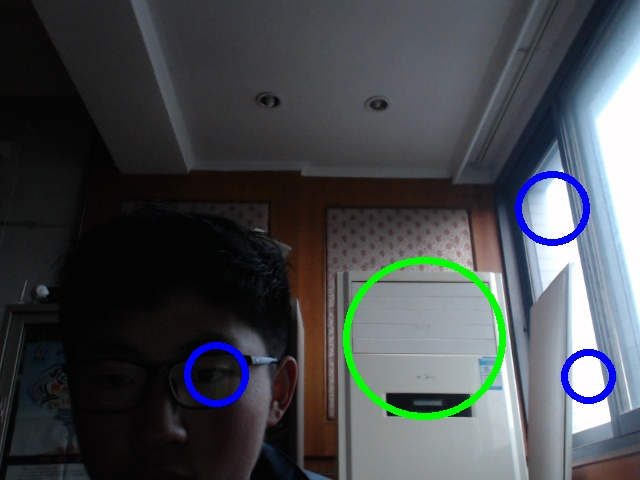
#> input picture BallDetector/src/test#1.jpg, 640 x 480 px, given in place of the camera
$ python debug.py   (Python 2 division)
#> lines starting #> are read from the running program, lines starting #| are printed output that depends on the picture; after the words box and inside, x2 and y2 are one past the last pixel; in counts of white or black regions, pixels touching at a corner belong together; long printed decimals are rounded
import cv2
import numpy as np
#import os.system as sys

import os
lower = np.array([40,0,0])
upper = np.array([85,255,255])
LowerBlue = np.array([100, 0, 0])
UpperBlue = np.array([130, 255, 255])
iBest = -1.0
try:
    cam = cv2.VideoCapture(0)
    cam2 = cv2.VideoCapture(1)
    _,frame2 = cam.read()
#> frame2 is the input picture: shape (480, 640, 3); mean B, G, R 77.4, 73.6, 69.5
    _,frame = cam2.read()
    cv2.namedWindow("splitter",cv2.WINDOW_AUTOSIZE)
except aa:
    print(aa.message)
    os._exit()
#es = cv2.getStructuringElement(cv2.MORPH_ELLIPSE, (10,10))
element = cv2.getStructuringElement(cv2.MORPH_RECT,(5,5))

HSV =  cv2.cvtColor(frame2,cv2.COLOR_BGR2HSV)
#> HSV: shape (480, 640, 3); mean H, S, V 84.3, 48.4, 82.9
#HSV = cv2.GaussianBlur(HSV, (5, 5), 0)
H,S,V = cv2.split(HSV)
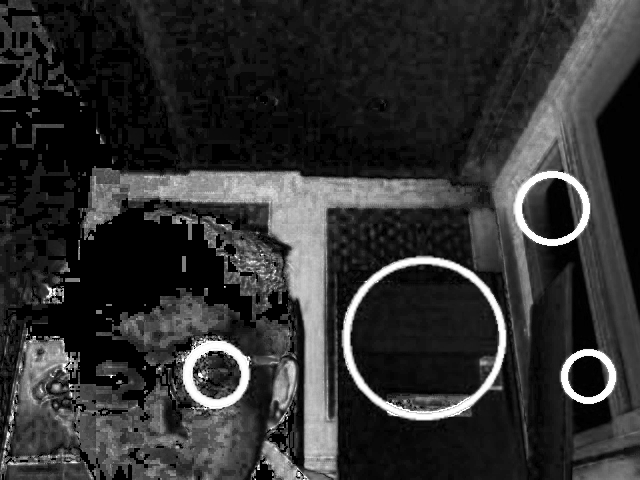
#> S: shape (480, 640); min 0, max 255, mean 48.4
mask = cv2.inRange(HSV,lower,upper)
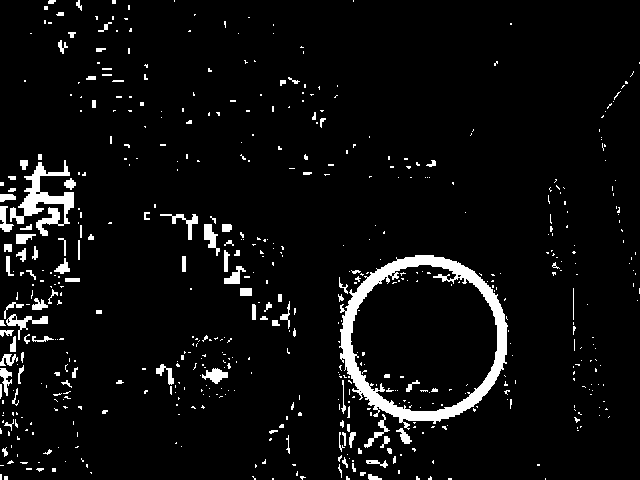
#> mask: shape (480, 640); 5.3% white; 577 white regions (466 under 20 px), largest, box (x1, y1, x2, y2) and area: (339, 255, 508, 430) 5679, (10, 160, 74, 236) 1663, (6, 314, 48, 340) 301
certain = cv2.bitwise_and(frame2,frame2,mask=mask)
#cv2.imshow("splitter",np.stack([frame,frame2,certain]))
diff = cv2.GaussianBlur(certain,(5,5),0)
diff = cv2.threshold(certain, 25, 255, cv2.THRESH_BINARY)[1]
diff = cv2.morphologyEx(diff,cv2.MORPH_OPEN,element)
diff = cv2.morphologyEx(diff,cv2.MORPH_CLOSE,element)

gray = cv2.cvtColor(frame2,cv2.COLOR_BGR2GRAY)
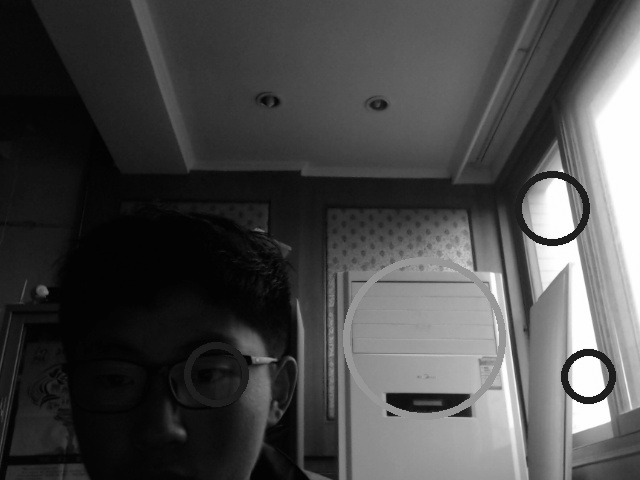
#> gray: shape (480, 640); min 1, max 255, mean 72.8
print(frame2.shape)
#| (480, 640, 3)

#circles1= cv2.HoughCircles(gray,cv2.HOUGH_GRADIENT,1,100,param1=100,param2=30,minRadius=5,maxRadius=240)
circles1 = cv2.HoughCircles(gray,cv2.HOUGH_GRADIENT,1,150,param1=100,param2=30,minRadius=15,maxRadius=150)
#> circles1 = [[475.5, 383.5, 149.4], [462.5, 167.5, 115.3], [215.5, 374.5, 32.7], [636.5, 124.5, 128.5], [639.5, 284.5, 54.2], [349.5, 272.5, 25.4]]
#circles2 = cv2.HoughCircles(diff,cv2.HOUGH_GRADIENT,1,100,param1=100,param2=30,minRadius=5,maxRadius=300)
try:
    circlesm = circles1[0,:,:]
#> circlesm has the same summary as circles1
    circlesm = np.uint16(np.around(circlesm))
#> circlesm = [[476, 384, 149], [462, 168, 115], [216, 374, 33], [636, 124, 128], [640, 284, 54], [350, 272, 25]]
    bestConf = -1
    for index,i in enumerate(circlesm[:]):
        cv2.circle(frame2,(i[0],i[1]),i[2],(255,0,0),5)
        cv2.circle(certain,(i[0],i[1]),i[2],(255,0,0),5)
        cv2.circle(diff,(i[0],i[1]),i[2],(255,0,0),5)
        print "circle:",i[0],"x",i[1],",r=",i[2]
        bx = i[0]-i[2];by = i[1]-i[2];
        ex = i[0]+i[2];ey = i[1]+i[2];
        confident = 0;
        for x in range(bx,ex):
            for y in range(by,ey):
                try:
                    for vector in diff[y,x,:]:
                        if vector >125:
                            confident = confident + 1
                except IndexError,e:
                    pass
                    #print e.message;
                    #print("W:Index read error\n")
        confident = confident*1000.0/(4.0*i[2]*i[2])
        print "confidence = ",confident
        if bestConf<confident:
            bestConf = confident
            iBest = index
#> this loop made 6 passes
#> (i, bx, by, ex, ey, confident, bestConf) on passes 1, 2, 3, 6: ([476, 384, 149], 327, 235, 625, 533, 104.6, 104.6), ([462, 168, 115], 347, 53, 577, 283, 131.7, 131.7), ([216, 374, 33], 183, 341, 249, 407, 266.8, 266.8), ([350, 272, 25], 325, 247, 375, 297, 380.4, 380.4)
#> (i, bx, by, ex, ey, confident) on passes 4 to 5: ([636, 124, 128], 508, 65532, 764, 252, 0), ([640, 284, 54], 586, 230, 694, 338, 143.9)
#| circle: 476 x 384 ,r= 149
#| confidence =  104.646
#| circle: 462 x 168 ,r= 115
#| confidence =  131.720
#| circle: 216 x 374 ,r= 33
#| confidence =  266.758
#| circle: 636 x 124 ,r= 128
#| confidence =  0.0
#| circle: 640 x 284 ,r= 54
#| confidence =  143.861
#> (further printed lines are left out)
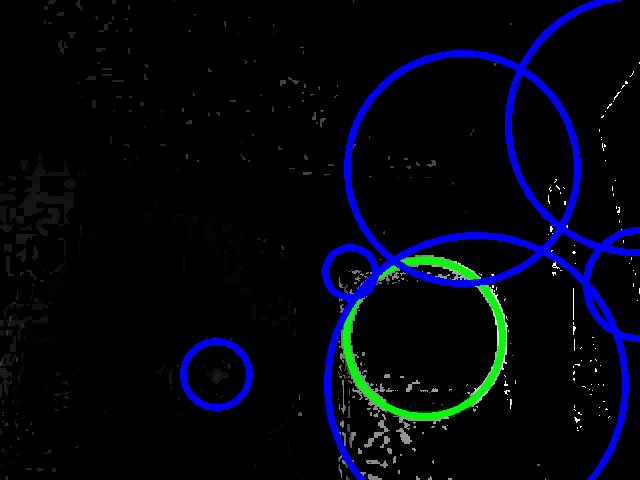
#> certain: shape (480, 640, 3); mean B, G, R 15.3, 4.9, 2.3
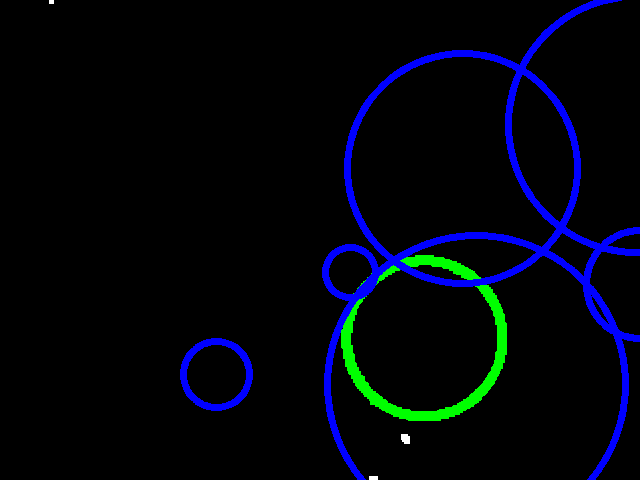
#> diff: shape (480, 640, 3); mean B, G, R 13, 3.8, 0.1
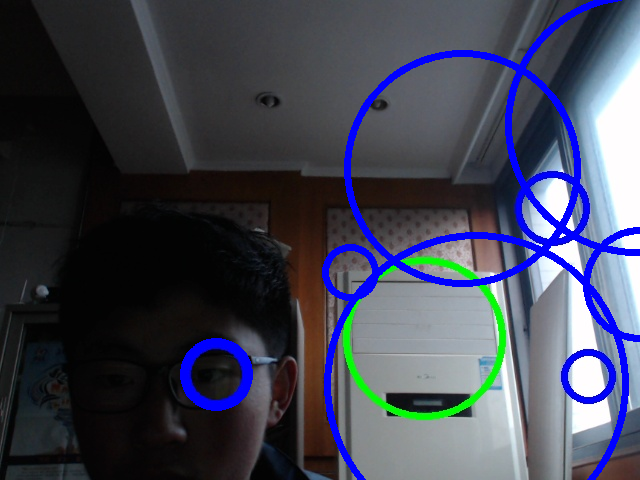
#> frame2: shape (480, 640, 3); 5.05% of pixels changed, all inside (x1, y1, x2, y2) = (180, 0, 640, 480)
#> after the loop, bestConf = 380.4; iBest = 5

except TypeError,e:
    print("no circle detected!")

if (iBest!=-1):
    print "Best circle chosen @i=",iBest,",conf=",bestConf
#| Best circle chosen @i= 5 ,conf= 380.4
    try:
        cv2.circle(frame2,(circlesm[iBest][0],circlesm[iBest][1]),circlesm[iBest][2],(0,255,0),5)
#> frame2: shape (480, 640, 3); 0.36% of pixels changed, all inside (x1, y1, x2, y2) = (322, 244, 379, 301)
        pass
    except TypeError,e:
        print e.message
        print "E:Segmentation Fault while choosing iBest"
else:
    print "no best circle chosen..."
cv2.imshow("splitter",np.hstack([frame2,certain]))
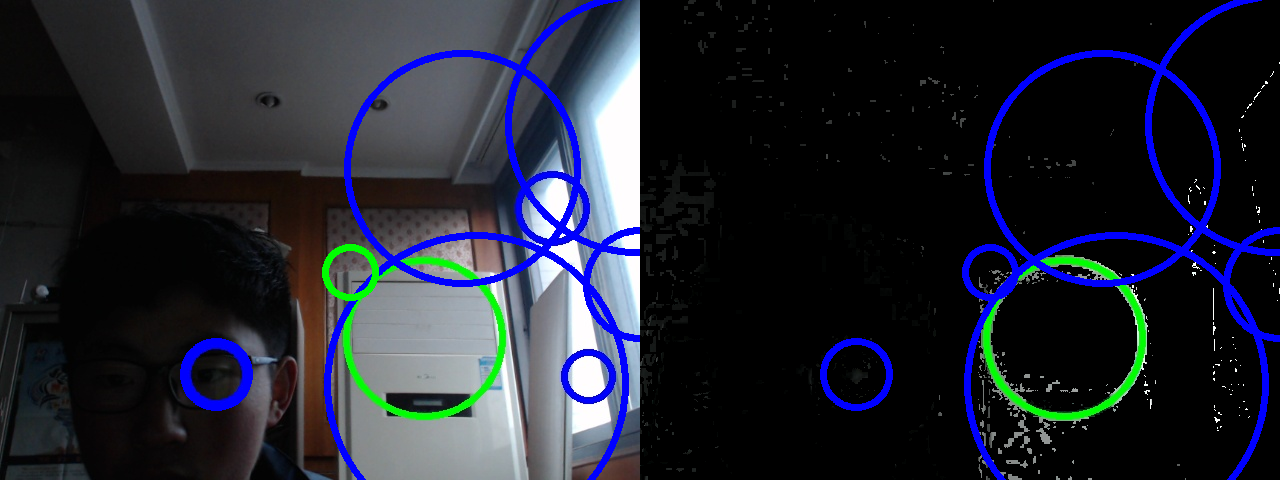
#> window 'splitter': shape (480, 1280, 3); mean B, G, R 49.3, 37, 33.5
cv2.waitKey(0)
cv2.destroyAllWindows()
